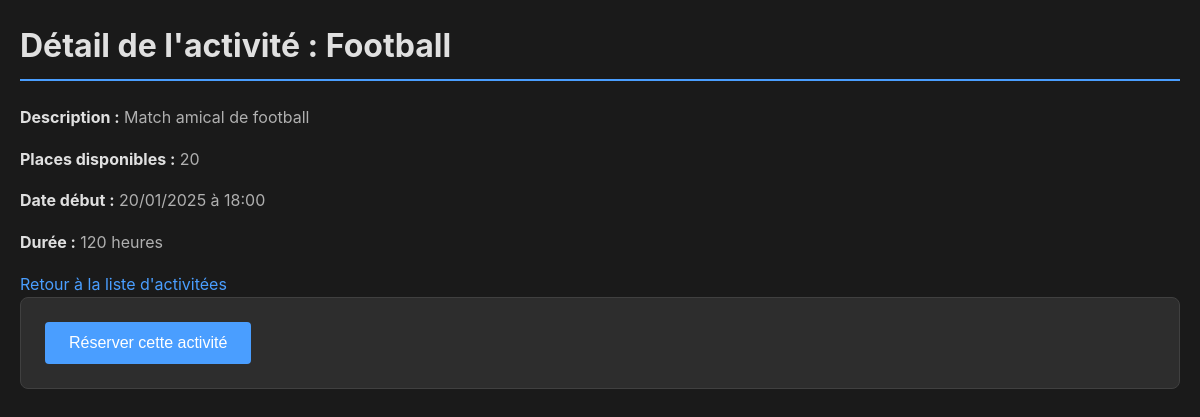
Screenshot of /activity/show/1 (signed in) with the database file from the repository.
### tables this page shows
CREATE TABLE `activities` (
  `id` int NOT NULL,
  `nom` varchar(150) NOT NULL,
  `type_id` int NOT NULL,
  `places_disponibles` int NOT NULL,
  `description` text,
  `datetime_debut` datetime NOT NULL,
  `duree` int NOT NULL
);

### app/controllers/ActivityController.php (called while the page is built, shortened)
<?php
require_once './app/models/ActiviteModel.php';
class ActivityController extends Bdd {
    private ActiviteModel $activiteModel;
    public function __construct()
    {
        $this->activiteModel = new ActiviteModel();
    }
    public function show(int $id): void
{
    $userId = $_SESSION['user_id'] ?? null;
        $roleData = $this->activiteModel->getRoleByUserId($userId);
        $user = $roleData['role'] ?? null;
    $placesLeft = $this->activiteModel->getPlacesLeft($id);
    $details = $this->activiteModel->getActivityById($id);
    $data = [
        'title' => 'Détail de l\'activité',
        'reserv' => $details,
        'role' => $user,
        'placesLeft' => $placesLeft
    ];
    $this->renderView('activity/show', $data);
}
}

### index.php (called while the page is built, shortened)
<?php
$router = new Router();
$router->dispatch($_SERVER['REQUEST_URI']);

### app/utils/Bdd.php (called while the page is built, shortened)
<?php
abstract class Bdd{
  private function connect():void
  {
    $this->co = new PDO(
      'mysql:host='. $_ENV['db_host'] .';dbname='. $_ENV['db_name'],
      $_ENV['db_user'],
      $_ENV['db_pwd']
    );
  }
}

### app/models/ActiviteModel.php (called while the page is built, shortened)
<?php
class ActiviteModel extends Bdd {
  public function getActivityById(int $id) : array {
    $activite = $this->co->prepare('SELECT * FROM activities WHERE id = :id');
    $activite->execute(['id' => $id]);
    return $activite->fetch(PDO::FETCH_ASSOC);
  }
  public function getPlacesLeft(int $activityId): int{
    $places = $this->co->prepare('SELECT places_disponibles FROM activities WHERE id = :id');
    $places->execute(['id' => $activityId]);
    $place = $places->fetch(PDO::FETCH_ASSOC);
    $places_disponibles = (int) $place['places_disponibles'];
    $id = $this->co->prepare('SELECT COUNT(*) as nb_reservations FROM reservations WHERE activite_id = :id AND etat = 1');
    $id->execute(['id' => $activityId]);
    $reservation = $id ->fetch(PDO::FETCH_ASSOC);
    $nb_reservations = (int) $reservation['nb_reservations'];
    $place_total = $places_disponibles - $nb_reservations;
    return max($place_total,0);
  }
}

### app/views/activity/show.php (the view, shortened to what this page needs)
<!DOCTYPE html>
<html lang="fr">
<head>
    <link rel="stylesheet" href="/MVC/app/public/css/style.css">
</head>
<body>
<h1>Détail de l'activité : <?= htmlspecialchars($reserv['nom']) ?></h1>
<p><strong>Description :</strong> <?= htmlspecialchars($reserv['description']) ?></p>
<p><strong>Places disponibles :</strong> <?= $reserv['places_disponibles'] ?></p>
<p><strong>Date début :</strong> <?= date('d/m/Y à H:i', strtotime($reserv['datetime_debut'])) ?></p>
<p><strong>Durée :</strong> <?= $reserv['duree'] ?> heures</p>
<?php if ($placesLeft > 1) : ?>
<a href="/MVC/activity">Retour à la liste d'activitées</a>
<form action="/MVC/reservation/create/<?= $reserv['id'] ?>" method="POST">
    <button type="submit" >
        Réserver cette activité
    </button>
</form>
<?php endif; ?>
</body>
</html>

### app/public/css/style.css (style rules this page uses)
* { margin: 0; padding: 0; box-sizing: border-box; }
body { background-color: #1a1a1a; color: #e0e0e0; font-family: -apple-system, BlinkMacSystemFont, 'Segoe UI', Roboto, Oxygen, Ubuntu, Cantarell, sans-serif; line-height: 1.6; padding: 20px; max-width: 1200px; margin: 0 auto; }
h1 { font-size: 32px; margin-bottom: 24px; color: #e0e0e0; border-bottom: 2px solid #4a9eff; padding-bottom: 8px; }
p { margin-bottom: 16px; color: #b0b0b0; }
strong { color: #e0e0e0; }
a { color: #4a9eff; text-decoration: none; transition: color 0.3s ease; }
form { background-color: #2d2d2d; padding: 24px; border-radius: 8px; border: 1px solid #404040; margin-bottom: 16px; }
button, button[type="submit"] { background-color: #4a9eff; color: white; padding: 12px 24px; border: none; border-radius: 4px; cursor: pointer; font-size: 16px; font-weight: 500; transition: background-color 0.3s ease, transform 0.1s ease; }

### rows the page displays
activities: nom "Football", description "Match amical de football", places_disponibles "20", datetime_debut "20/01/2025 à 18:00", duree "120"
